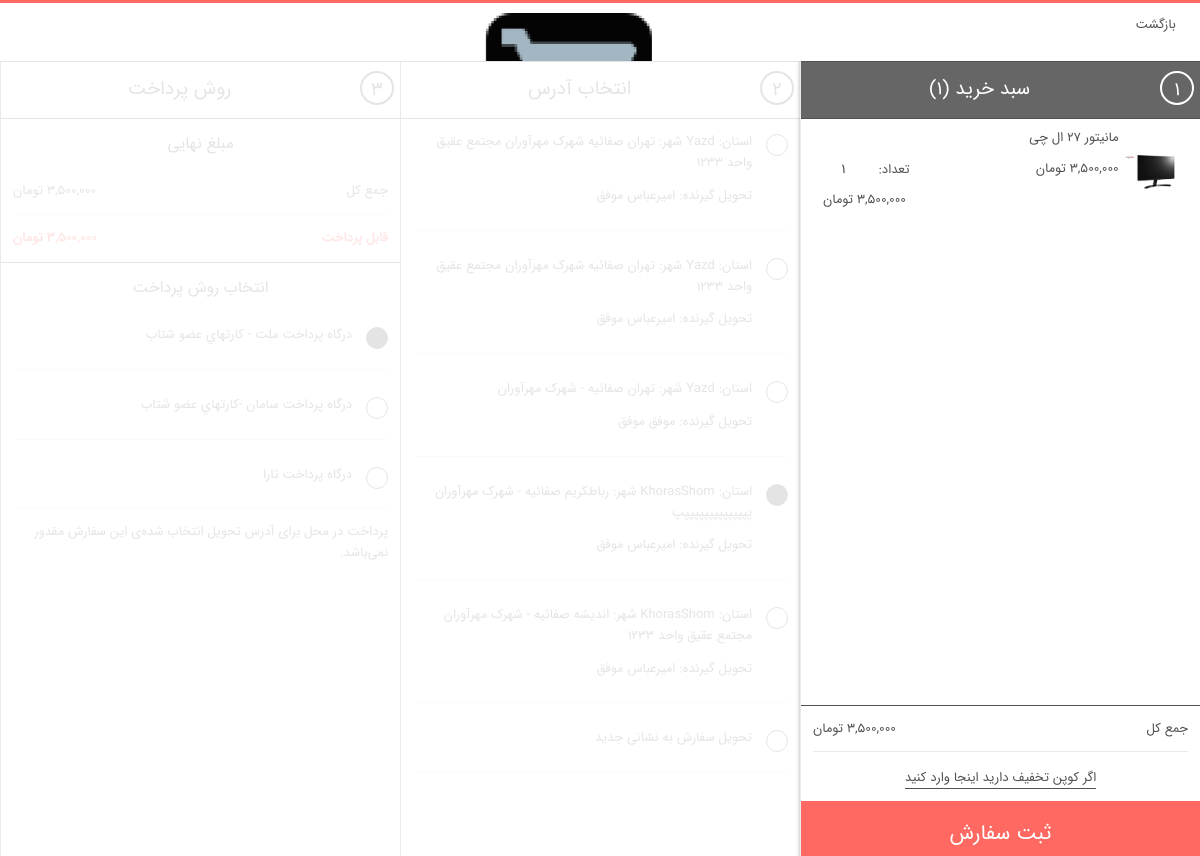
Page /order/shopcart (signed in) on the earlier database version.
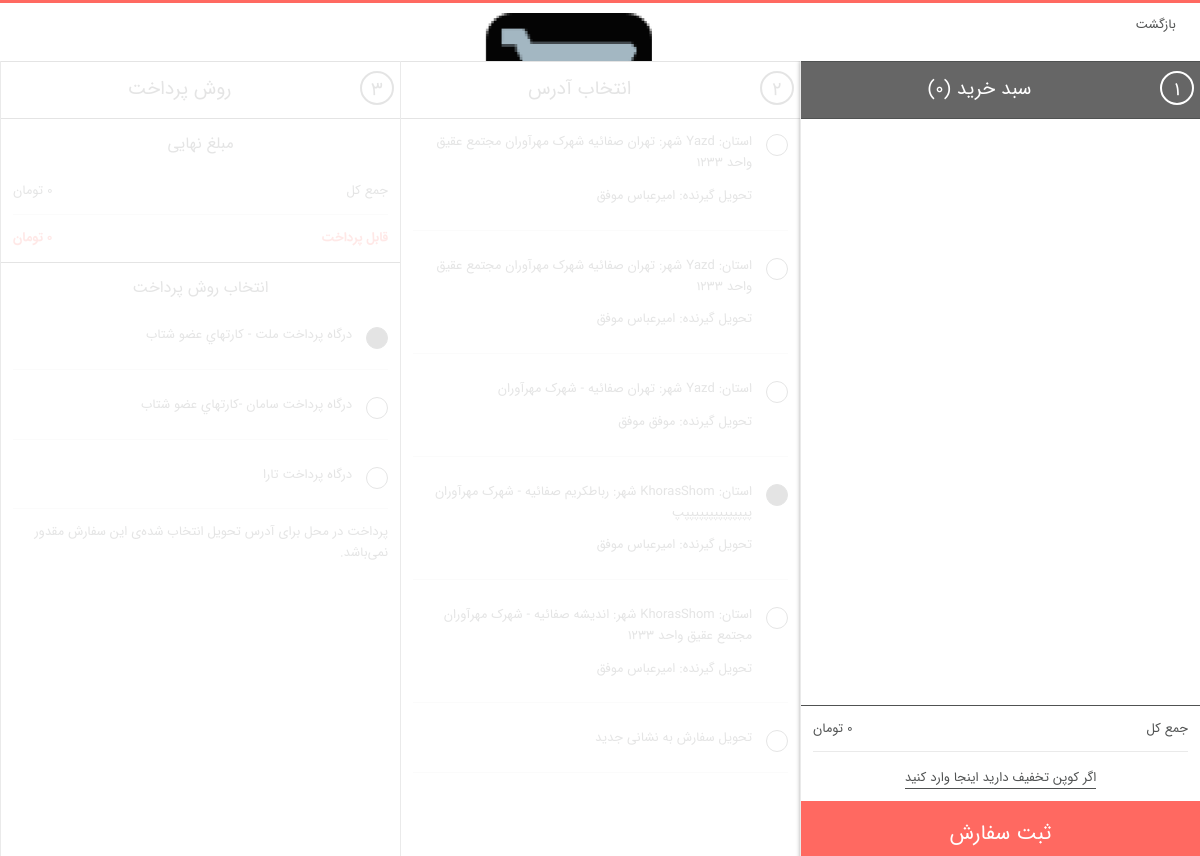
Same page on the later database version.
### order/models.py (models this page shows)
class ShopCart(models.Model):
    user = models.ForeignKey(User, on_delete=models.SET_NULL, null=True, verbose_name='کاربر')
    product = models.ForeignKey(Product, on_delete=models.SET_NULL, null=True, verbose_name='محصول')
    quantity = models.IntegerField(verbose_name='تعداد')
    def __str__(self):
        return self.product.title
    @property
    def price(self):
        return self.product.price
    price.fget.short_description = 'قیمت'
    @property
    def product_total_price(self):
        return self.quantity * self.product.price
    product_total_price.fget.short_description = 'مجموع'
    class Meta:
        verbose_name = 'سبد خرید'
        verbose_name_plural = 'سبد های خرید'

### product/models.py (models this page shows, shortened)
class Product(models.Model):
    STATUS = (
        ('True', 'فعال'),
        ('False', 'غیرغعال'),
    )
    category = models.ForeignKey(Category, on_delete=models.CASCADE,
                                 verbose_name='دسته بندی')  # many to one with Category
    title = models.CharField(max_length=50, verbose_name='نام محصول')
    keywords = models.CharField(max_length=255, verbose_name='کلمات کلیدی')
    description = models.CharField(max_length=255, verbose_name='توضیحات')
    image = models.ImageField(upload_to='images/', verbose_name='تصویر اصلی')
    price = models.IntegerField(verbose_name='قیمت')
    amount = models.IntegerField(verbose_name='موجودی')
    minamount = models.IntegerField(verbose_name='حداقل موجودی')
    detail = RichTextUploadingField(verbose_name='جزئیات')
    status = models.CharField(max_length=20, choices=STATUS, verbose_name='وضعیت')
    create_at = models.DateTimeField(auto_now_add=True, verbose_name='تاریخ ایجاد')
    update_at = models.DateTimeField(auto_now=True, verbose_name='تاریخ بروزرسانی')
    slug = models.SlugField(allow_unicode=True, unique=True, null=False)
    def image_tag(self):
        return mark_safe('<img src="{}" height="50"/>'.format(self.image.url))
    image_tag.short_description = 'تصویر'
    class Meta:
        verbose_name = 'محصول'
        verbose_name_plural = 'محصولات'

### user/models.py (models this page shows, shortened)
class UserAddress(models.Model):
    user = models.ForeignKey(User, on_delete=models.CASCADE, verbose_name='کاربر')
    firstname = models.CharField(max_length=50, verbose_name='نام')
    lastname = models.CharField(max_length=50, verbose_name='نام خانوادگی')
    phone = models.CharField(max_length=20, verbose_name='شماره تماس')
    address = models.CharField(max_length=300, verbose_name='آدرس')
    city = models.CharField(max_length=30, verbose_name='شهر')
    state = models.CharField(max_length=30, verbose_name='استان')
    postalcode = models.CharField(max_length=20, verbose_name='کدپستی')
    default_shipping_address = models.BooleanField(default=False)
    def user_name(self):
        return self.user.first_name + ' ' + self.user.last_name + ' [' + self.user.username + '] '
    user_name.short_description = 'نام کاربری'
    class Meta:
        verbose_name = 'آدرس'
        verbose_name_plural = 'آدرس ها'

### order/views.py (the view)
# urls.py: path('shopcart', views.shopcart, name='addproduct'),
def shopcart(request):
    category = Category.objects.all()
    current_user = request.user
    shop_cart = ShopCart.objects.filter(user_id=current_user.id)
    addresses = UserAddress.objects.filter(user_id=current_user.id)
    totalprice = 0
    for rs in shop_cart:
        totalprice += rs.product.price * rs.quantity
    context = {'shopcart': shop_cart,
               'category': category,
               'totalprice': totalprice,
               'addresses': addresses,
               }
    return render(request, 'shopcart_products.html', context)

### order/templates/shopcart_products.html (shortened to what this page needs)
{% extends "base.html" %}
{% load humanize %}
{% block header %} {% include "simple_header.html" %}{% endblock %}
{% block body %}
    <main class="main" id="checkout" style="margin-top: 10px">
        <section class="column invoice active" id="basketPage">
            {% include 'cart_page.html' %}
        </section>
        <section class="column address" id="orderAdressPage">
            {% include 'order_product_address_page.html' %}
        </section>
        <section class="column payment" id="orderPaymentPage">
            {% include 'payment_methods_page.html' %}
        </section>
    </main>
{% endblock %}

### order/templates/cart_page.html (shortened to what this page needs)
{% load humanize %}
<div id="basketContent">
    <h1 style="">
        <a href="/order/shopcart" title="ویرایش سبد خرید">
            <span class="step">۱</span><i class="icon-shopping_cart_full"></i><span
                class="title-step">سبد خرید ({{ shopcart|length }})</span>
        </a>
        <button type="button" id="emptyBasketBtn" title="خالی کردن سبد خرید"></button>
    </h1>
    <div class="wrapper" data-src="/shop/basket">
        <form action="/basket/update" data-bind="form: 'basketForm'"
              data-updateandgettrackingmodelurl="/sitemap.xml" id="basket" method="post"
              novalidate="novalidate">
            {% for rs in shopcart %}
                <article class="row">
                    <figure>
                        <a href="/product/{{ rs.product.id }}/{{ rs.product.slug }}"
                           data-product-url="">
                            <img src="{{ rs.product.image.url }}"
                                 title="{{ rs.product.title }}"
                                 alt="{{ rs.product.title }}">
                        </a>
                    </figure>
                    <div class="content">
                        <h6>{{ rs.product.title }}</h6>
                        <div class="line">
                            <p class="size-list">{{ rs.price | intcomma:False }} تومان</p>
                            <div class="quantity">
                                <span>تعداد:</span>
                                <button type="button" class="icon-navigate_plus increase"></button>
                                <input type="text" disabled="disabled" class="number"
                                       name="lines[0].Quantity" value="{{ rs.quantity }}">
                                <button type="button" class="icon-navigate_minus decrease"></button>
                            </div>
                        </div>
                        <div class="line">
                            <p class="price">{{ rs.product_total_price | intcomma:False }} تومان</p>
                        </div>
                    </div>
                    <a href="/order/removefromcart/{{ rs.id }}" title="حذف"
                       onclick="return confirm('{{ rs }} از سبد خرید حذف شود ؟')">
                        <button type="button" data-src="/order/removeitem" class="hyp-remove icon-navigate_cross"
                        ></button>
                    </a>
                </article>
            {% endfor %}
        </form>
    </div>
    <footer>
        <div class="row">
            <p>جمع کل</p><span>{{ totalprice | intcomma:False }} تومان</span>
        </div>
        <div class="row link enter-discount">
            <a class="showForm hyp-discount">اگر کوپن تخفیف دارید اینجا وارد کنید </a>
        </div>
        <a href="/order/orderproduct">
            <button onclick="" class="btn confirm">ثبت سفارش</button>
        </a>
    </footer>
</div>

### order/templates/order_product_address_page.html (shortened to what this page needs)
{% load humanize %}
<h1>
    <span class="step">۲</span><i class="icon-map_location2"></i><span
        class="title-step">انتخاب آدرس</span>
</h1>
<form action="/order/orderproduct" class="form" data-bind="submit: goToNextStep" method="post"
      novalidate="novalidate">
    <div class="wrapper">
        {% if addresses|length == 0 %}
            <label for="shippingValueDefault">لطفا آدرس خود را ثبت کنید.</label>
        {% else %}
            {% for ad in addresses %}
                <div class="row">
                    <input type="radio" name="shipping"
                           id="shippingValueDefault" value="{{ ad.id }}" class="radio  {% if ad.default_shipping_address %}selected{% endif %}"
                            {% if ad.default_shipping_address %}
                           checked=""
                            {% endif %}
                    >
                    <label for="shippingValueDefault"><p>استان: {{ ad.state }}
                        شهر: {{ ad.city }} {{ ad.address }}</p>
                        <p>تحویل گیرنده: {{ ad.firstname }} {{ ad.lastname }}</p></label>
                </div>
            {% endfor %}
        {% endif %}
        <div class="row">
            <input type="radio" name="shipping" id="shippingChoice"
                   data-bind="checked: shippingChoice" value="addNewShippingAddress" class="radio addaddress">
            <label for="shippingChoice"><p>تحویل سفارش به نشانی جدید</p></label>
        </div>
    </div>
    <footer>
    </footer>
</form>

Differences in the rows shown:
removed ShopCart: product.image (picture), product "مانیتور 27 ال چی", price "3,500,000", quantity "1", product_total_price "3,500,000"
Other differences:
{{ shopcart|length }}: "1" → "0"
{{ totalprice | intcomma:False }}: "3,500,000" → "0"
